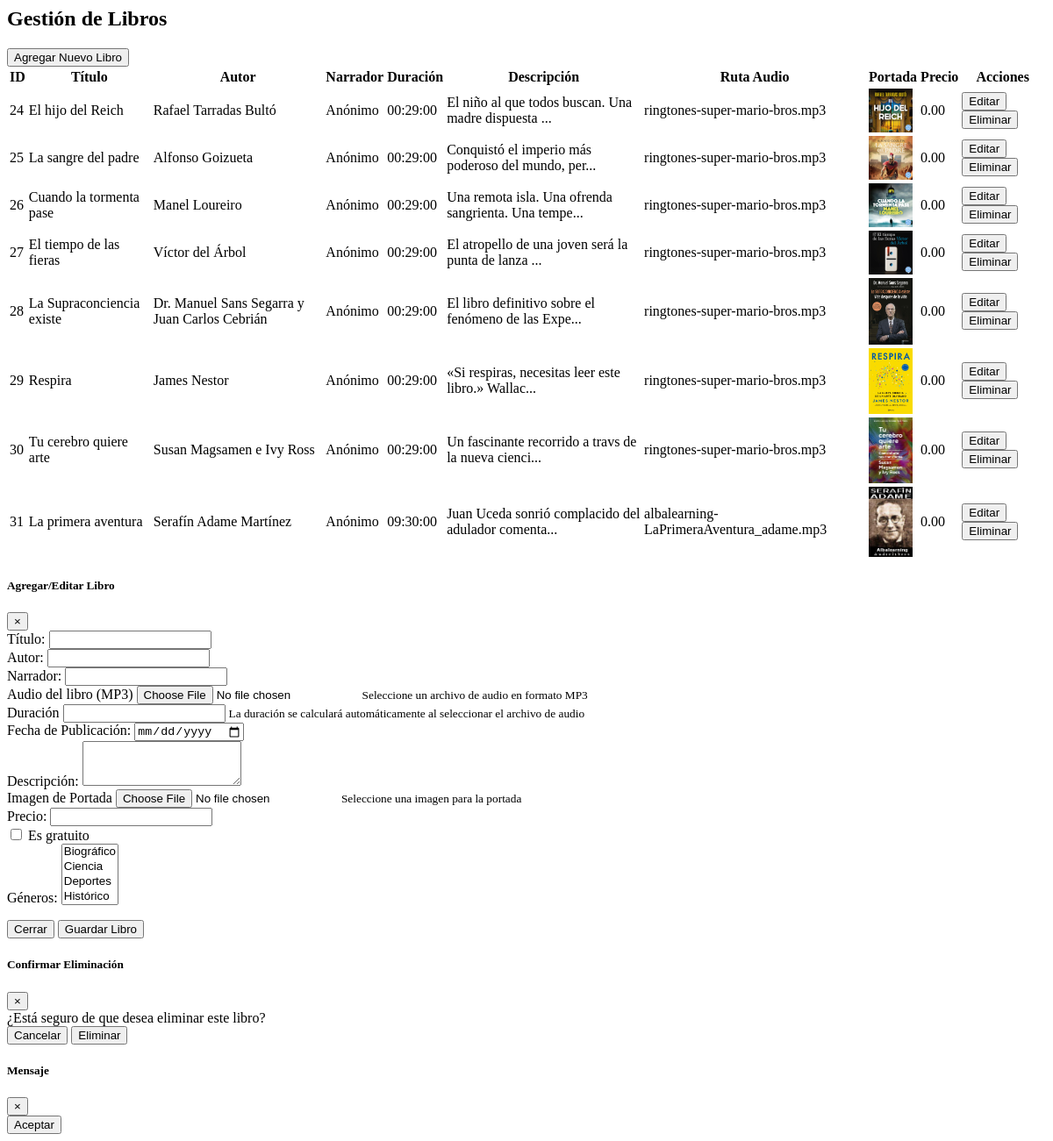
Page /Project/Vista/VLibros.php on the earlier database version.
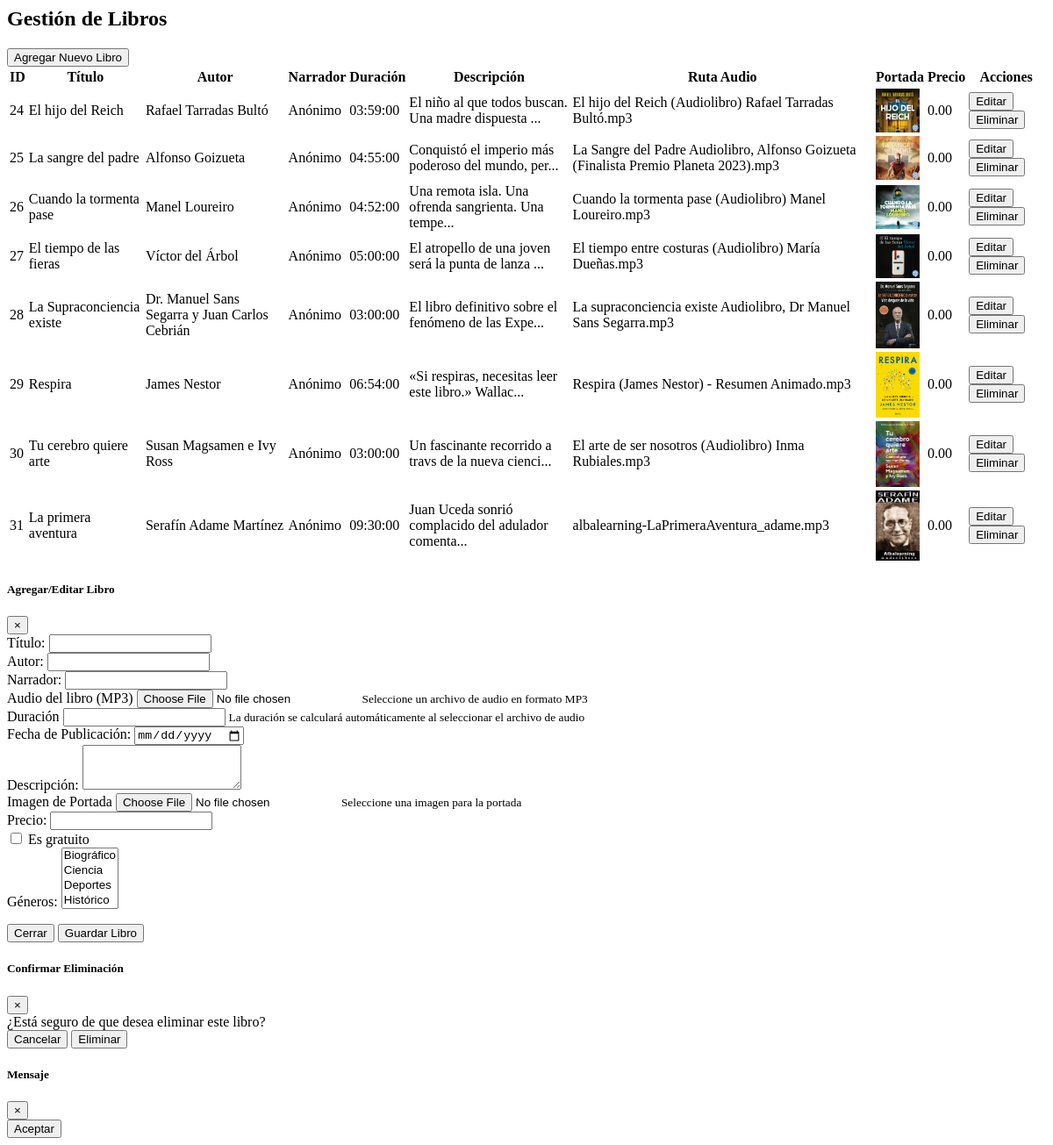
Same page on the later database version.
### tables this page shows
CREATE TABLE Libros (
    IDLibro INT PRIMARY KEY AUTO_INCREMENT,
    Titulo VARCHAR(100) NOT NULL,
    Autor VARCHAR(100) NOT NULL,
    Narrador VARCHAR(100),
    Duracion TIME,
    FechaPublicacion DATE,
    Descripcion TEXT,
    RutaAudio VARCHAR(255),
    RutaPortada VARCHAR(255),
    Precio DECIMAL(10, 2),
    EsGratuito BOOLEAN DEFAULT FALSE
);

### Project/Controlador/CLibros.php (called while the page is built, shortened)
<?php
class CLibros {
    public $conexion;
    public function __construct() {
        $this->conexion = new Conexion();
    }
    public function obtenerLibros() {
        try {
            $conn = $this->conexion->getcon();
            $stmt = $conn->prepare("CALL SP_OBTENER_LIBROS()");
            $stmt->execute();
            return $stmt->fetchAll(PDO::FETCH_ASSOC);
        } catch (PDOException $e) {
            error_log("Error al obtener libros: " . $e->getMessage());
            return [];
        }
    }
}

### Project/Vista/VLibros.php (the view, shortened to what this page needs)
<?php
require_once '../Controlador/CLibros.php';
$controladorLibros = new CLibros();
$libros = $controladorLibros->obtenerLibros();
$baseUrl = '/mindsound/Project';
?>
<h2>Gestión de Libros</h2>
<div class="card-body">
    <div class="row mb-3">
        <div class="col-md-12">
            <button type="button" class="btn btn-primary" id="btnMostrarFormulario">Agregar Nuevo Libro</button>
        </div>
    </div>
    <div class="row">
        <div class="col-md-12" id="tablaLibros">
            <table id="example1" class="table table-bordered table-striped">
                <thead>
                    <tr>
                        <th>ID</th>
                        <th>Título</th>
                        <th>Autor</th>
                        <th>Narrador</th>
                        <th>Duración</th>
                        <th>Descripción</th>
                        <th>Ruta Audio</th>
                        <th>Portada</th>
                        <th>Precio</th>
                        <th>Acciones</th>
                    </tr>
                </thead>
                <tbody>
                    <?php foreach ($libros as $libro): ?>
                    <tr>
                        <td><?php echo $libro['IDLibro']; ?></td>
                        <td><?php echo $libro['Titulo']; ?></td>
                        <td><?php echo $libro['Autor']; ?></td>
                        <td><?php echo $libro['Narrador']; ?></td>
                        <td><?php echo $libro['Duracion']; ?></td>
                        <td><?php echo substr($libro['Descripcion'], 0, 50) . '...'; ?></td>
                        <td><?php echo basename($libro['RutaAudio']); ?></td>
                        <td>
                            <?php if (!empty($libro['RutaPortada'])): ?>
                                <?php
                                $rutaCompleta = $baseUrl . '/' . $libro['RutaPortada'];
                                $rutaRelativa = str_replace($_SERVER['DOCUMENT_ROOT'], '', $rutaCompleta);
                                ?>
                                <img src="<?php echo $rutaRelativa; ?>" alt="Portada" style="width: 50px; height: auto;">
                            <?php else: ?>
                                Sin portada
                            <?php endif; ?>
                        </td>
                        <td><?php echo $libro['Precio']; ?></td>
                        <td>
                            <button class="btn btn-sm btn-primary btnEditar"
                                data-id="<?php echo $libro['IDLibro']; ?>"
                                data-titulo="<?php echo htmlspecialchars($libro['Titulo']); ?>"
                                data-autor="<?php echo htmlspecialchars($libro['Autor']); ?>"
                                data-narrador="<?php echo htmlspecialchars($libro['Narrador']); ?>"
                                data-duracion="<?php echo $libro['Duracion']; ?>"
                                data-fechapublicacion="<?php echo $libro['FechaPublicacion']; ?>"
                                data-descripcion="<?php echo htmlspecialchars($libro['Descripcion']); ?>"
                                data-precio="<?php echo $libro['Precio']; ?>"
                                data-esgratuito="<?php echo $libro['EsGratuito']; ?>"
                                data-rutaaudio="<?php echo htmlspecialchars($libro['RutaAudio']); ?>"
                                data-rutaportada="<?php echo htmlspecialchars($libro['RutaPortada']); ?>">
                                Editar
                            </button>
                            <button class="btn btn-sm btn-danger btnEliminar"
                                data-id="<?php echo $libro['IDLibro']; ?>"
                                data-titulo="<?php echo htmlspecialchars($libro['Titulo']); ?>">
                                Eliminar
                            </button>
                        </td>
                    </tr>
                    <?php endforeach; ?>
                </tbody>
            </table>
        </div>
    </div>
</div>
<div class="modal fade" id="modalLibro" tabindex="-1" role="dialog" aria-labelledby="modalLibroLabel" aria-hidden="true">
    <div class="modal-dialog modal-lg" role="document">
        <div class="modal-content">
            <div class="modal-header">
                <h5 class="modal-title" id="modalLibroLabel">Agregar/Editar Libro</h5>
                <button type="button" class="close" data-dismiss="modal" aria-label="Close">
                    <span aria-hidden="true">&times;</span>
                </button>
            </div>
            <div class="modal-body">
                <form id="formLibro" enctype="multipart/form-data">
                    <div class="form-group">
                        <label for="titulo">Título:</label>
                        <input type="text" class="form-control" id="titulo" name="titulo" required>
                    </div>
                    <div class="form-group">
                        <label for="autor">Autor:</label>
                        <input type="text" class="form-control" id="autor" name="autor" required>
                    </div>
                    <div class="form-group">
                        <label for="narrador">Narrador:</label>
                        <input type="text" class="form-control" id="narrador" name="narrador">
                    </div>
                    <div class="form-group">
                        <label for="rutaAudio">Audio del libro (MP3)</label>
                        <input type="file" class="form-control-file" id="rutaAudio" name="rutaAudio" accept=".mp3">
                        <small class="form-text text-muted">Seleccione un archivo de audio en formato MP3</small>
                    </div>
                    <div class="form-group">
                        <label for="duracion">Duración</label>
                        <input type="text" class="form-control" id="duracion" name="duracion" readonly>
                        <small class="form-text text-muted">La duración se calculará automáticamente al seleccionar el archivo de audio</small>
                    </div>
                    <div class="form-group">
                        <label for="fechaPublicacion">Fecha de Publicación:</label>
                        <input type="date" class="form-control" id="fechaPublicacion" name="fechaPublicacion" required>
                    </div>
                    <div class="form-group">
                        <label for="descripcion">Descripción:</label>
                        <textarea class="form-control" id="descripcion" name="descripcion" rows="3"></textarea>
                    </div>
                    <div class="form-group">
                        <label for="rutaPortada">Imagen de Portada</label>
                        <input type="file" class="form-control-file" id="rutaPortada" name="rutaPortada" accept="image/*">
                        <small class="form-text text-muted">Seleccione una imagen para la portada</small>
                    </div>
                    <div class="form-group">
                        <label for="precio">Precio:</label>
                        <input type="number" step="0.01" class="form-control" id="precio" name="precio" required>
                    </div>
                    <div class="form-check">
                        <input type="checkbox" class="form-check-input" id="esGratuito" name="esGratuito">
                        <label class="form-check-label" for="esGratuito">Es gratuito</label>
                    </div>
                    <div class="form-group">
                        <label for="generos">Géneros:</label>
                        <select class="form-control select2" id="generos" name="generos[]" multiple="multiple" required>
                            <?php
                            try {
                                $controladorLibros = new CLibros();
                                $conn = $controladorLibros->conexion->getcon();
                                var_dump($conn);
                                $stmt = $conn->prepare("SELECT IDGenero, NombreGenero FROM Generos ORDER BY NombreGenero");
                                $stmt->execute();
                                $generos = $stmt->fetchAll(PDO::FETCH_ASSOC);
                                var_dump($generos);
                                if (empty($generos)) {
                                    echo "<option value=''>No se encontraron géneros</option>";
                                } else {
                                    foreach ($generos as $genero) {
                                        echo "<option value='" . $genero['IDGenero'] . "'>" . htmlspecialchars($genero['NombreGenero']) . "</option>";
                                    }
                                }
                            } catch (PDOException $e) {
                                error_log("Error al cargar géneros: " . $e->getMessage());
                                echo "<option value=''>Error al cargar géneros: " . $e->getMessage() . "</option>";
                            }
                            ?>
                        </select>
                    </div>
                </form>
            </div>
            <div class="modal-footer">
                <button type="button" class="btn btn-secondary" data-dismiss="modal">Cerrar</button>
                <button type="button" class="btn btn-primary" id="btnGuardarLibro">Guardar Libro</button>
            </div>
        </div>
    </div>
</div>
<div class="modal fade" id="modalConfirmarEliminar" tabindex="-1" role="dialog" aria-labelledby="modalConfirmarEliminarLabel" aria-hidden="true">
    <div class="modal-dialog" role="document">
        <div class="modal-content">
            <div class="modal-header">
                <h5 class="modal-title" id="modalConfirmarEliminarLabel">Confirmar Eliminación</h5>
                <button type="button" class="close" data-dismiss="modal" aria-label="Close">
                    <span aria-hidden="true">&times;</span>
                </button>
            </div>
            <div class="modal-body">
                ¿Está seguro de que desea eliminar este libro?
            </div>
            <div class="modal-footer">
                <button type="button" class="btn btn-secondary" data-dismiss="modal">Cancelar</button>
                <button type="button" class="btn btn-danger" id="btnConfirmarEliminar">Eliminar</button>
            </div>
        </div>
    </div>
</div>
<div class="modal fade" id="modalMensaje" tabindex="-1" role="dialog" aria-labelledby="modalMensajeLabel" aria-hidden="true">
    <div class="modal-dialog" role="document">
        <div class="modal-content">
            <div class="modal-header">
                <h5 class="modal-title" id="modalMensajeLabel">Mensaje</h5>
                <button type="button" class="close" data-dismiss="modal" aria-label="Close">
                    <span aria-hidden="true">&times;</span>
                </button>
            </div>
            <div class="modal-footer">
                <button type="button" class="btn btn-primary" data-dismiss="modal">Aceptar</button>
            </div>
        </div>
    </div>
</div>
<link href="https://cdn.jsdelivr.net/npm/select2@4.1.0-rc.0/dist/css/select2.min.css" rel="stylesheet" />

Differences in the rows shown:
changed libros "El hijo del Reich": Duracion "00:29:00" → "03:59:00"; RutaAudio "ringtones-super-mario-bros.mp3" → "El hijo del Reich (Audiolibro) Rafael Tarradas Bultó.mp3"
changed libros "La sangre del padre": Duracion "00:29:00" → "04:55:00"; RutaAudio "ringtones-super-mario-bros.mp3" → "La Sangre del Padre Audiolibro, Alfonso Goizueta (Finalista Premio Planeta 2023).mp3"
changed libros "Cuando la tormenta pase": Duracion "00:29:00" → "04:52:00"; RutaAudio "ringtones-super-mario-bros.mp3" → "Cuando la tormenta pase (Audiolibro) Manel Loureiro.mp3"
changed libros "El tiempo de las fieras": Duracion "00:29:00" → "05:00:00"; RutaAudio "ringtones-super-mario-bros.mp3" → "El tiempo entre costuras (Audiolibro) María Dueñas.mp3"
changed libros "La Supraconciencia existe": Duracion "00:29:00" → "03:00:00"; RutaAudio "ringtones-super-mario-bros.mp3" → "La supraconciencia existe Audiolibro, Dr Manuel Sans Segarra.mp3"
changed libros "Respira": Duracion "00:29:00" → "06:54:00"; RutaAudio "ringtones-super-mario-bros.mp3" → "Respira (James Nestor) - Resumen Animado.mp3"
changed libros "Tu cerebro quiere arte": Duracion "00:29:00" → "03:00:00"; RutaAudio "ringtones-super-mario-bros.mp3" → "El arte de ser nosotros (Audiolibro) Inma Rubiales.mp3"
